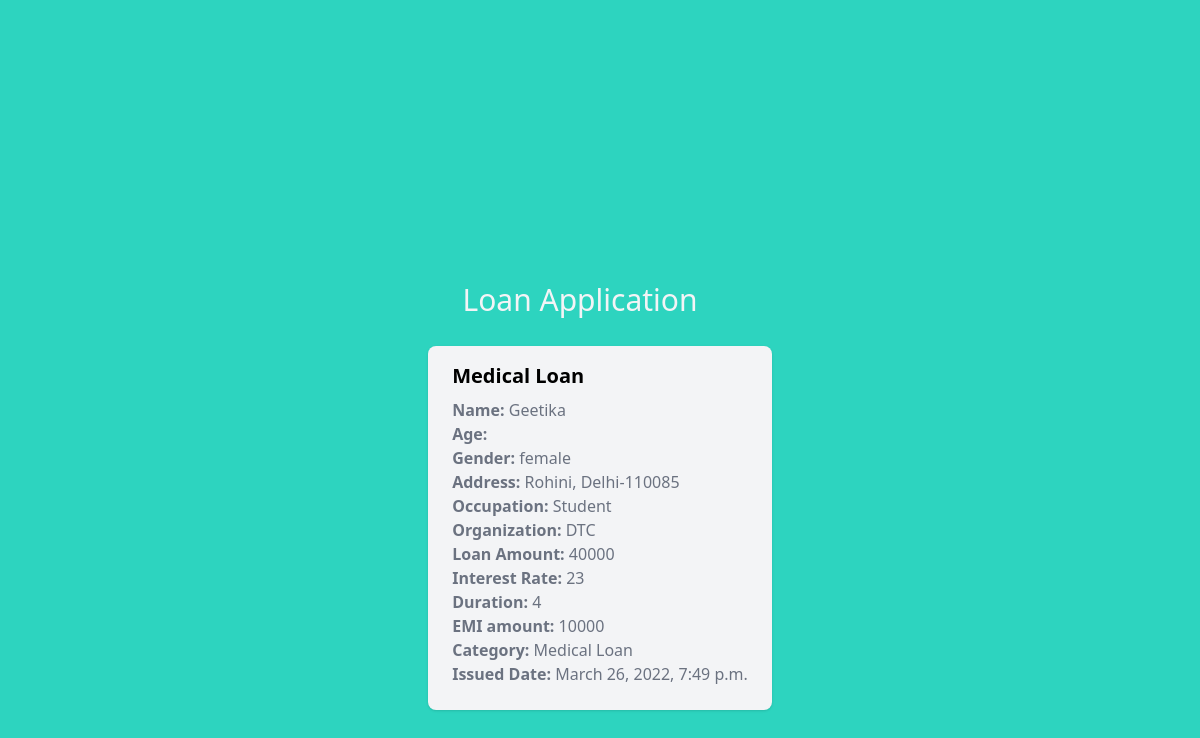
Page /view/2/ on the committed database.
### management/models.py (models this page shows, shortened)
class TimeStampMixin(models.Model):
    created_at = models.DateTimeField(auto_now_add=True, blank=True, null=True)
    updated_at = models.DateTimeField(auto_now=True, blank=True, null=True)
    class Meta:
        abstract = True

class Loan_Application(TimeStampMixin):
    GENDER_CHOICES = (
        ("male", "male"),
        ("female", "female"),
        ("other", "other"),
    )
    CATEGORY_CHOICES = (
        ("Education Loan", "education_loan"),
        ("Home Loan", "home_loan"),
        ("Business Loan", "business_loan"),
        ("Medical Loan", "medical_loan"),
        ("Other", "other"),
    )
    ACCEPTED_CHOICES = (
        ("accepted", "accepted"),
        ("rejected", "rejected"),
        ("in_review", "in_review"),
    )
    full_name = models.CharField(max_length=255)
    date_of_birth = models.DateField()
    address = models.TextField()
    landmark = models.CharField(max_length=30)
    phone = models.CharField(max_length=30)
    gender = models.CharField(max_length=100, choices=GENDER_CHOICES)
    occupation = models.CharField(max_length=30)
    organization = models.CharField(max_length=30)
    email = models.CharField(max_length=50)
    category = models.CharField(max_length=100, choices=CATEGORY_CHOICES)
    loan_amount = models.CharField(max_length=20)
    duration = models.CharField(max_length=20)
    interest_rate = models.CharField(max_length=5)
    emi_amount = models.CharField(max_length=20)
    accepted = models.CharField(max_length=100, choices=ACCEPTED_CHOICES, default="in_review")
    deleted = models.BooleanField(default=False)
    created_date = models.DateTimeField(auto_now=True)

### management/views.py (the view)
# urls.py: path('view/<pk>/', LoanApplicationDetailView.as_view()),
class LoanApplicationDetailView(DetailView):
    model = Loan_Application
    template_name = "loan_application_details.html"

### templates/loan_application_details.html (shortened to what this page needs)
{% extends "./base.html" %}
{% block content %}
<div class="flex flex-col flex-wrap px-10 py-5 m-5 h-screen items-center justify-center">
    <h1 class="text-3xl text-gray-100 mr-10 mb-5">Loan Application</h1>
    <div class="flex flex-wrap">
            <div class="shadow bg-gray-100 rounded-lg p-4 m-2">
                <h2 class="text-xl font-semibold hover:text-red-600">{{object.category}}</h2>
                <ul class="text-md text-gray-500 p-2">
                    <li><b>Name:</b> {{object.full_name}}</li>
                    <li><b>Age:</b> {{object.age}}</li>
                    <li><b>Gender:</b> {{object.gender}}</li>
                    <li><b>Address:</b> {{object.address}}</li>
                    <li><b>Occupation:</b> {{object.occupation}}</li>
                    <li><b>Organization:</b> {{object.organization}}</li>
                    <li><b>Loan Amount:</b> {{object.loan_amount}}</li>
                    <li><b>Interest Rate:</b> {{object.interest_rate}}</li>
                    <li><b>Duration:</b> {{object.duration}}</li>
                    <li><b>EMI amount:</b> {{object.emi_amount}}</li>
                    <li><b>Category:</b> {{object.category}}</li>
                    <li><b>Issued Date:</b> {{object.created_date}}</li>
                </ul>
            </div>
    </div>
</div>
{% endblock content %}

### rows in the picture
Loan_Application: category "Medical Loan", full_name "Geetika", gender "female", address "Rohini, Delhi-110085", occupation "Student", organization "DTC", loan_amount "40000", interest_rate "23", duration "4", emi_amount "10000", created_date "March 26, 2022, 7:49 p.m."
